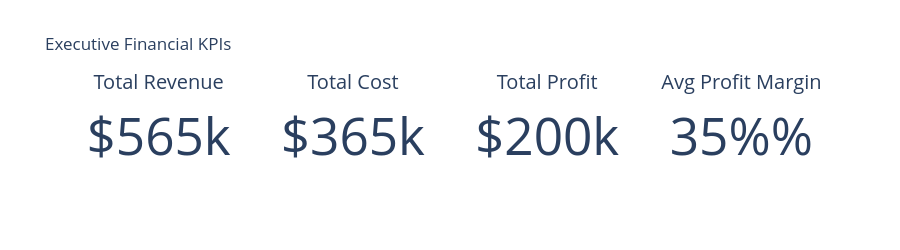

Source (notebook cell):
### Markdown cell above
## Financial Dashboard

#### Company Profitability & Cost Analysis

- KPI cards: Revenue, Cost, Profit, Profit Margin
- Interactive line chart: Revenue, Cost, Profit trends
- Interactive bar charts: Profit Margin & Cost-to-Revenue Ratio

### Code cell
import pandas as pd
import plotly.graph_objects as go
from plotly.subplots import make_subplots
import plotly.express as px

# -----Sample Financial Dataset----------------------------
data = {
    "Quarter": ["Q1", "Q2", "Q3", "Q4"],
    "Revenue": [120000, 135000, 150000, 160000],
    "Cost": [80000, 90000, 95000, 100000]
}
df = pd.DataFrame(data)

# Calculate Profit and Ratios
df["Profit"] = df["Revenue"] - df["Cost"]
df["Profit_Margin"] = df["Profit"] / df["Revenue"]
df["Cost_to_Revenue"] = df["Cost"] / df["Revenue"]

# -------------------- Summary KPIs ----------------------------
kpi_metrics = {
    "Total Revenue": df["Revenue"].sum(),
    "Total Cost": df["Cost"].sum(),
    "Total Profit": df["Profit"].sum(),
    "Average Profit Margin": df["Profit_Margin"].mean()
}

# KPI Cards (using Indicator traces)
fig_kpi = make_subplots(
    rows=1, cols=4,
    specs=[[{"type": "indicator"}]*4]
)

fig_kpi.add_trace(go.Indicator(
    mode="number",
    value=kpi_metrics["Total Revenue"],
    title={"text": "Total Revenue"},
    number={"prefix": "$"}
), row=1, col=1)

fig_kpi.add_trace(go.Indicator(
    mode="number",
    value=kpi_metrics["Total Cost"],
    title={"text": "Total Cost"},
    number={"prefix": "$"}
), row=1, col=2)

fig_kpi.add_trace(go.Indicator(
    mode="number",
    value=kpi_metrics["Total Profit"],
    title={"text": "Total Profit"},
    number={"prefix": "$"}
), row=1, col=3)

fig_kpi.add_trace(go.Indicator(
    mode="number",
    value=kpi_metrics["Average Profit Margin"],
    title={"text": "Avg Profit Margin"},
    number={"suffix": "%", "valueformat": ".0%"}
), row=1, col=4)

fig_kpi.update_layout(height=250, template="plotly_white", title="Executive Financial KPIs")
fig_kpi.show()

### Figure 1 — Plotly figure (JSON) as saved in the notebook; plotly's stock layout.template omitted (floating-point values rounded to 4 significant figures)
{"data": [{"domain": {"x": [0, 0.2125], "y": [0, 1]}, "mode": "number", "number": {"prefix": "$"}, "title": {"text": "Total Revenue"}, "type": "indicator", "value": 565000}, {"domain": {"x": [0.2625, 0.475], "y": [0, 1]}, "mode": "number", "number": {"prefix": "$"}, "title": {"text": "Total Cost"}, "type": "indicator", "value": 365000}, {"domain": {"x": [0.525, 0.7375], "y": [0, 1]}, "mode": "number", "number": {"prefix": "$"}, "title": {"text": "Total Profit"}, "type": "indicator", "value": 200000}, {"domain": {"x": [0.7875, 1], "y": [0, 1]}, "mode": "number", "number": {"suffix": "%", "valueformat": ".0%"}, "title": {"text": "Avg Profit Margin"}, "type": "indicator", "value": 0.3521}], "layout": {"height": 250, "title": {"text": "Executive Financial KPIs"}}}
